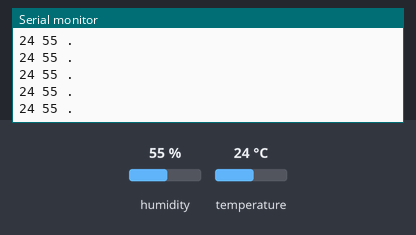
Simulated run of this sketch. Board: Arduino Uno, built with avr-gcc and run on an emulated ATmega328P. Parts: the last lines printed to the serial monitor. The test bench sets the inputs (shaded band); at power-on: humidity 55 %, temperature 24 °C.

Above: at 2.8 s.
2.9 s: humidity set to 22 %
At 4.23 s:
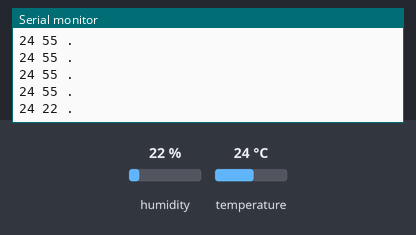
5.6 s: temperature set to 12 °C
At 6.05 s:
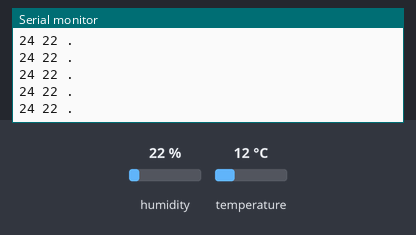
8.3 s: humidity set to 40 %
At 8.48 s:
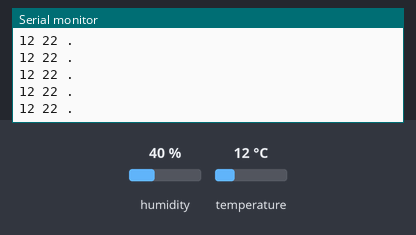
Timing chart, 0 to 11.3 s (numbered marks = the images above; inputs shaded):
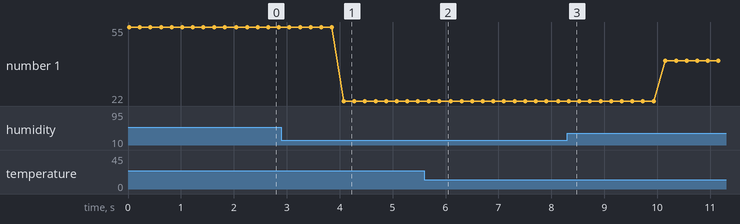

Measured:
- after the input at 2.9 s, the serial monitor: prints a new line after 1.2 s (image 1)
- plotted number 1: 55 → 22 after the input at 2.9 s, 22 → 40 after the input at 8.3 s

The sketch:

Introduction_to_processing.ino
```cpp
#include <DHT.h> // dht 라이브러리 선언

#define DHTPIN 7 // DHT 센서 핀 번호 매크로로 지정

DHT dht(DHTPIN,DHT11); // DHT 센서 객체 선언. 객체가 뭐지?
int humi = 0; // 습도 변수
int temp = 0; // 온도 변수

void setup()
{
  pinMode(DHTPIN,INPUT); // DHT 핀은 인풋 모드로 설정
  dht.begin(); // DHT 센서 값 읽기 시작

  Serial.begin(9600); // 시리얼 통신 시작. 속도는 9600
}

void loop()
{
  humi = dht.readHumidity();    // 습도값 읽기
  temp = dht.readTemperature(); // 온도값 읽기
  //Serial.print("현재 온도 : ");
  Serial.print(temp);
  Serial.print(" ");
  Serial.print(humi);
  Serial.println(" ."); // 데이터 end를 명확하게 하기 위해 추가
  //Serial.print("현재 습도 : ");
  //Serial.println(humi);

  delay(200);
}
```
